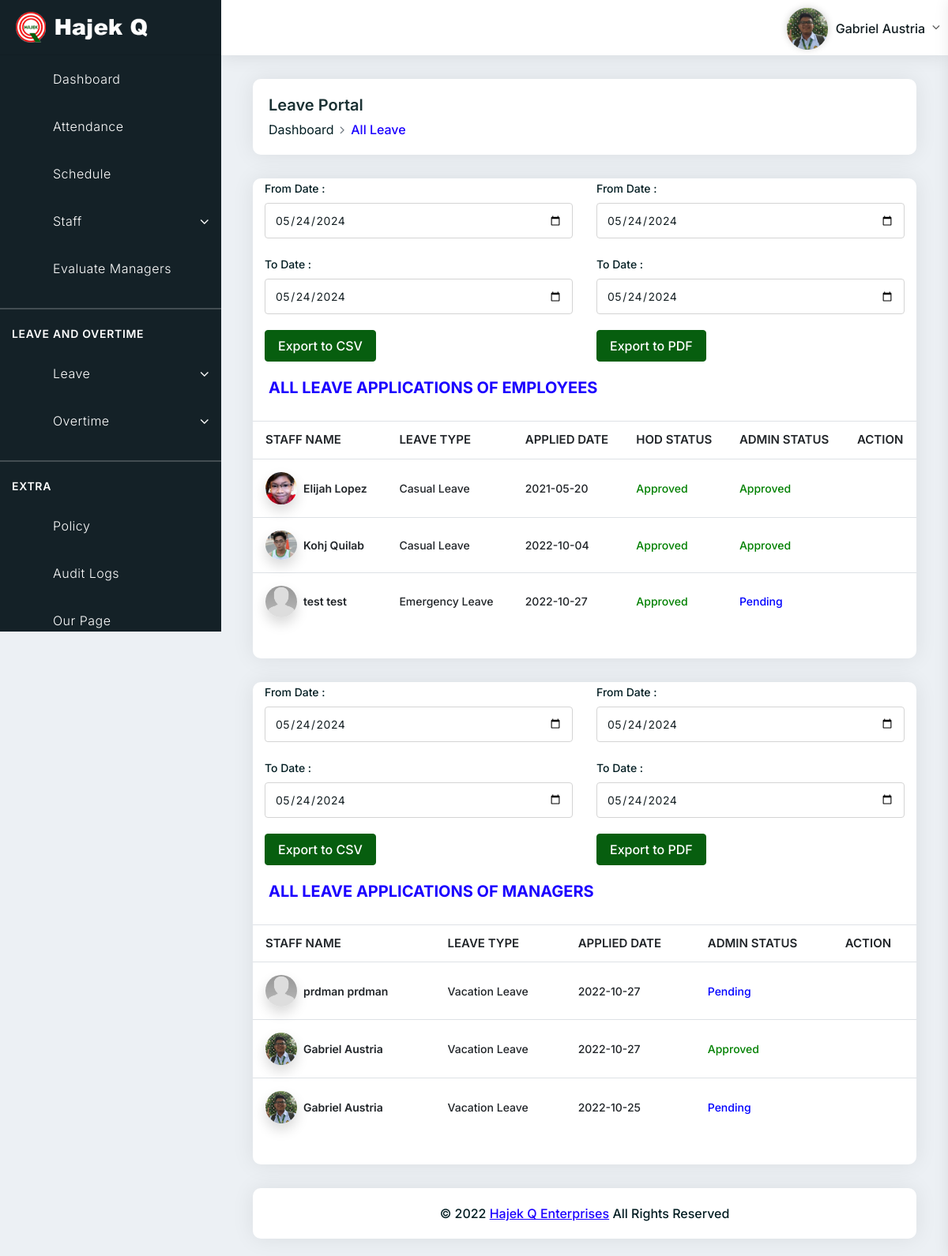
/admin/leaves.php (signed in), run on the app's committed database.
### tables this page shows
CREATE TABLE `tblemployees` (
  `emp_id` int(11) NOT NULL,
  `qr_id` varchar(15) NOT NULL,
  `FirstName` varchar(150) NOT NULL,
  `LastName` varchar(150) NOT NULL,
  `EmailId` varchar(200) NOT NULL,
  `Password` varchar(180) NOT NULL,
  `Gender` varchar(100) NOT NULL,
  `Dob` varchar(100) NOT NULL,
  `Department` varchar(255) NOT NULL,
  `Address` varchar(255) NOT NULL,
  `Av_leave` varchar(150) NOT NULL,
  `Av_overtime` varchar(150) NOT NULL,
  `Phonenumber` char(11) NOT NULL,
  `Status` int(1) NOT NULL,
  `RegDate` timestamp NOT NULL DEFAULT current_timestamp(),
  `role` varchar(30) NOT NULL,
  `location` varchar(200) NOT NULL
);

CREATE TABLE `tblleaves` (
  `id` int(11) NOT NULL,
  `LeaveType` varchar(110) NOT NULL,
  `ToDate` varchar(120) NOT NULL,
  `FromDate` varchar(120) NOT NULL,
  `Description` mediumtext NOT NULL,
  `PostingDate` date NOT NULL,
  `AdminRemark` mediumtext DEFAULT NULL,
  `registra_remarks` mediumtext NOT NULL,
  `AdminRemarkDate` varchar(120) DEFAULT NULL,
  `Status` int(1) NOT NULL,
  `admin_status` int(11) NOT NULL DEFAULT 0,
  `IsRead` int(1) NOT NULL,
  `empid` int(11) DEFAULT NULL,
  `num_days` int(11) NOT NULL
);

### includes/session.php (called while the page is built, shortened)
<?php
$session_id=$_SESSION['alogin'];
?>

### admin/leaves.php (the view, shortened to what this page needs)
<?php include('includes/header.php')?>
<?php include('../includes/session.php')?>
<body>
	<?php include('includes/navbar.php')?>
	<?php include('includes/left_sidebar.php')?>
	<div class="main-container">
		<div class="pd-ltr-20">
			<div class="page-header">
				<div class="row">
						<div class="col-md-6 col-sm-12">
							<div class="title">
								<h4>Leave Portal</h4>
							</div>
							<nav aria-label="breadcrumb" role="navigation">
								<ol class="breadcrumb">
									<li class="breadcrumb-item"><a href="admin_dashboard.php">Dashboard</a></li>
									<li class="breadcrumb-item active" aria-current="page">All Leave</li>
								</ol>
							</nav>
						</div>
				</div>
			</div>
<div class="row1">
<form method="post">
	<div class="col-md-15 col-sm-12">
		<div class="form-group">
			<label>From Date :</label>
				<input type="date" name="fromDate" class="form-control " value="<?php echo date("Y-m-d"); ?>" />
		</div>
	</div>
	<div class="col-md-15 col-sm-12">
		<div class="form-group">
			<label>To Date :</label>
				<input type="date" name="toDate" class="form-control " value="<?php echo date("Y-m-d"); ?>" />
		</div>
	</div>
	<div class="col-md-6 col-sm-12">
		<div class="form-group">
				<input name="export" type="submit" class="btn btn-primary" value="Export to CSV"/>
		</div>
	</div>
	</form>
</div>
<div class="row2">
<form method="post" action = "leave_report_employees.php">
	<div class="col-md-15 col-sm-12">
		<div class="form-group">
			<label>From Date :</label>
				<input type="date" name="fromDate" class="form-control " value="<?php echo date("Y-m-d"); ?>" />
		</div>
	</div>
	<div class="col-md-15 col-sm-12">
		<div class="form-group">
			<label>To Date :</label>
				<input type="date" name="toDate" class="form-control " value="<?php echo date("Y-m-d"); ?>" />
		</div>
	</div>
	<div class="col-md-6 col-sm-12">
		<div class="form-group">
				<input name="export2" type="submit" class="btn btn-primary" value="Export to PDF"/>
		</div>
	</div>
	</form>
</div>
			<div class="card-box mb-30">
				<div class="pd-20">
						<h2 class="text-blue h4">ALL LEAVE APPLICATIONS OF EMPLOYEES</h2>
					</div>
				<div class="pb-20">
					<table class="data-table table stripe hover nowrap">
						<thead>
							<tr>
								<th class="table-plus">STAFF NAME</th>
								<th>LEAVE TYPE</th>
								<th>APPLIED DATE</th>
								<th>HOD STATUS</th>
								<th>ADMIN STATUS</th>
								<th class="datatable-nosort">ACTION</th>
							</tr>
						</thead>
						<tbody>
							<tr>
								<?php
								$status=1;
								$sql = "SELECT tblleaves.id as lid,tblemployees.FirstName,tblemployees.LastName,tblemployees.location,tblemployees.emp_id,tblleaves.LeaveType,tblleaves.PostingDate,tblleaves.Status, tblleaves.admin_status from tblleaves join tblemployees on tblleaves.empid=tblemployees.emp_id where tblleaves.Status= '$status' order by lid ";
									$query = mysqli_query($conn, $sql) or die(mysqli_error());
									while ($row = mysqli_fetch_array($query)) {
								 ?>
								<td class="table-plus">
									<div class="name-avatar d-flex align-items-center">
										<div class="avatar mr-2 flex-shrink-0">
											<img src="<?php echo (!empty($row['location'])) ? '../uploads/'.$row['location'] : '../uploads/NO-IMAGE-AVAILABLE.jpg'; ?>" class="border-radius-100 shadow" width="40" height="40" alt="">
										</div>
										<div class="txt">
											<div class="weight-600"><?php echo $row['FirstName']." ".$row['LastName'];?></div>
										</div>
									</div>
								</td>
								<td><?php echo $row['LeaveType']; ?></td>
	                            <td><?php echo $row['PostingDate']; ?></td>
								<td><?php $stats=$row['Status'];
	                             if($stats==1){
	                              ?>
	                                  <span style="color: green">Approved</span>
	                                  <?php } if($stats==2)  { ?>
	                                 <span style="color: red">Rejected</span>
	                                  <?php } if($stats==0)  { ?>
	                             <span style="color: blue">Pending</span>
	                             <?php } ?>
	                            </td>
	                            <td><?php $stats=$row['admin_status'];
	                             if($stats==1){
	                              ?>
	                                  <span style="color: green">Approved</span>
	                                  <?php } if($stats==2)  { ?>
	                                  <?php } if($stats==0)  { ?>
	                             <span style="color: blue">Pending</span>
	                             <?php } ?>
	                            </td>
								<td>
									<div class="dropdown">
										<a class="btn btn-link font-24 p-0 line-height-1 no-arrow dropdown-toggle" href="#" role="button" data-toggle="dropdown">
											<i class="dw dw-more"></i>
										</a>
									</div>
								</td>
							</tr>
							<?php }?>
						</tbody>
					</table>
			   </div>
			</div>
<div class="row1">
<form method="post">
	<div class="col-md-15 col-sm-12">
		<div class="form-group">
			<label>From Date :</label>
				<input type="date" name="fromDate" class="form-control " value="<?php echo date("Y-m-d"); ?>" />
		</div>
	</div>
	<div class="col-md-15 col-sm-12">
		<div class="form-group">
			<label>To Date :</label>
				<input type="date" name="toDate" class="form-control " value="<?php echo date("Y-m-d"); ?>" />
		</div>
	</div>
	<div class="col-md-6 col-sm-12">
		<div class="form-group">
				<input name="export3" type="submit" class="btn btn-primary" value="Export to CSV"/>
		</div>
	</div>
	</form>
</div>
<div class="row2">
<form method="post" action = "leave_report_managers.php">
	<div class="col-md-15 col-sm-12">
		<div class="form-group">
			<label>From Date :</label>
				<input type="date" name="fromDate" class="form-control " value="<?php echo date("Y-m-d"); ?>" />
		</div>
	</div>
	<div class="col-md-15 col-sm-12">
		<div class="form-group">
			<label>To Date :</label>
				<input type="date" name="toDate" class="form-control " value="<?php echo date("Y-m-d"); ?>" />
		</div>
	</div>
	<div class="col-md-6 col-sm-12">
		<div class="form-group">
				<input name="export2" type="submit" class="btn btn-primary" value="Export to PDF"/>
		</div>
	</div>
	</form>
</div>
			<div class="card-box mb-30">
				<div class="pd-20">
						<h2 class="text-blue h4">ALL LEAVE APPLICATIONS OF MANAGERS</h2>
					</div>
				<div class="pb-20">
					<table class="data-table table stripe hover nowrap">
						<thead>
							<tr>
								<th class="table-plus">STAFF NAME</th>
								<th>LEAVE TYPE</th>
								<th>APPLIED DATE</th>
								<th>ADMIN STATUS</th>
								<th class="datatable-nosort">ACTION</th>
							</tr>
						</thead>
						<tbody>
							<tr>
								<?php
								$status=0;
								$sql = "SELECT tblleaves.id as lid,tblemployees.FirstName,tblemployees.LastName,tblemployees.location,tblemployees.emp_id,tblleaves.LeaveType,tblleaves.PostingDate,tblleaves.Status, tblleaves.admin_status from tblleaves join tblemployees on tblleaves.empid=tblemployees.emp_id where tblleaves.Status= '$status' and tblemployees.role = 'HOD' order by lid desc";
									$query = mysqli_query($conn, $sql) or die(mysqli_error());
									while ($row = mysqli_fetch_array($query)) {
								 ?>
								<td class="table-plus">
									<div class="name-avatar d-flex align-items-center">
										<div class="avatar mr-2 flex-shrink-0">
											<img src="<?php echo (!empty($row['location'])) ? '../uploads/'.$row['location'] : '../uploads/NO-IMAGE-AVAILABLE.jpg'; ?>" class="border-radius-100 shadow" width="40" height="40" alt="">
										</div>
										<div class="txt">
											<div class="weight-600"><?php echo $row['FirstName']." ".$row['LastName'];?></div>
										</div>
									</div>
								</td>
								<td><?php echo $row['LeaveType']; ?></td>
	                            <td><?php echo $row['PostingDate']; ?></td>
	                            <td><?php $stats=$row['admin_status'];
	                             if($stats==1){
	                              ?>
	                                  <span style="color: green">Approved</span>
	                                  <?php } if($stats==2)  { ?>
	                                  <?php } if($stats==0)  { ?>
	                             <span style="color: blue">Pending</span>
	                             <?php } ?>
	                            </td>
								<td>
									<div class="dropdown">
										<a class="btn btn-link font-24 p-0 line-height-1 no-arrow dropdown-toggle" href="#" role="button" data-toggle="dropdown">
											<i class="dw dw-more"></i>
										</a>
									</div>
								</td>
							</tr>
							<?php }?>
						</tbody>
					</table>
			   </div>
			</div>
			<?php include('includes/footer.php'); ?>
		</div>
	</div>
	<script src="../vendors/scripts/datatable-setting.js"></script></body>
</body>
</html>

### admin/includes/navbar.php (shortened to what this page needs)
<div class="header">
		<div class="header-left">
		</div>
		<div class="header-right">
			<div class="dashboard-setting user-notification">
				<div class="dropdown">
					<a class="dropdown-toggle no-arrow" href="javascript:;" data-toggle="right-sidebar">
						<i class="dw dw-settings2"></i>
					</a>
				</div>
			</div>
			<div class="user-info-dropdown">
				<div class="dropdown">
					<?php $query= mysqli_query($conn,"select * from tblemployees where emp_id = '$session_id'")or die(mysqli_error());
								$row = mysqli_fetch_array($query);
						?>
					<a class="dropdown-toggle" href="#" role="button" data-toggle="dropdown">
						<span class="user-icon">
							<img src="<?php echo (!empty($row['location'])) ? '../uploads/'.$row['location'] : '../uploads/NO-IMAGE-AVAILABLE.jpg'; ?>" alt="">
						</span>
						<span class="user-name"><?php echo $row['FirstName']. " " .$row['LastName']; ?></span>
					</a>
				</div>
			</div>
		</div>
	</div>

### admin/leaves.php (style rules this page uses)
.row1 { width: 50%; float: left; }
.row2 { width: 50%; float: right; }

### data on the page
tblemployees: location (picture), FirstName "Gabriel", LastName "Austria"
tblleaves: tblemployees.location (picture), tblemployees.FirstName "Elijah", tblemployees.LastName "Lopez", LeaveType "Casual Leave", PostingDate "2021-05-20", Status "Approved", admin_status "Approved"
tblleaves: tblemployees.location (picture), tblemployees.FirstName "Kohj", tblemployees.LastName "Quilab", LeaveType "Casual Leave", PostingDate "2022-10-04", Status "Approved", admin_status "Approved"
tblleaves: tblemployees.location (placeholder picture), tblemployees.FirstName "test", tblemployees.LastName "test", LeaveType "Emergency Leave", PostingDate "2022-10-27", Status "Approved", admin_status "Pending"
tblleaves: tblemployees.location (placeholder picture), tblemployees.FirstName "prdman", tblemployees.LastName "prdman", LeaveType "Vacation Leave", PostingDate "2022-10-27", admin_status "Pending"
tblleaves: tblemployees.location (picture), tblemployees.FirstName "Gabriel", tblemployees.LastName "Austria", LeaveType "Vacation Leave", PostingDate "2022-10-27", admin_status "Approved"
tblleaves: tblemployees.location (picture), tblemployees.FirstName "Gabriel", tblemployees.LastName "Austria", LeaveType "Vacation Leave", PostingDate "2022-10-25", admin_status "Pending"
